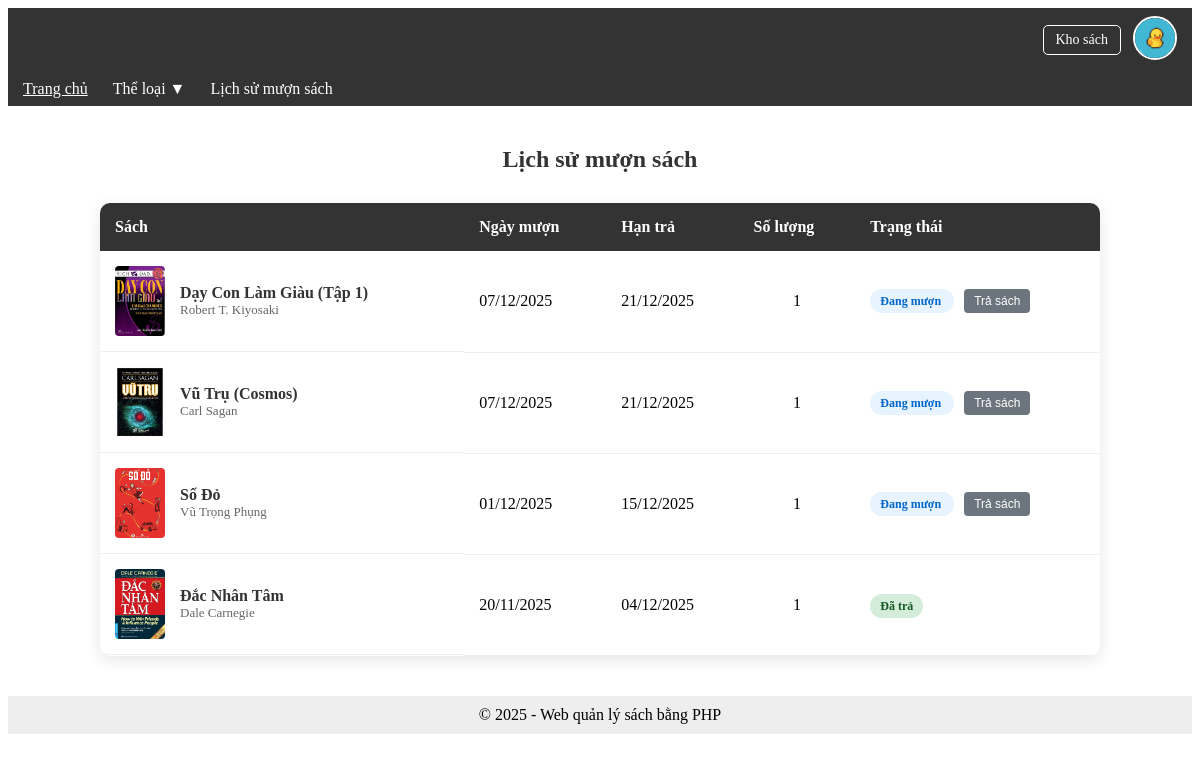
Screenshot of /views/books/history.php (signed in) with the database file from the repository.
### tables this page shows
CREATE TABLE IF NOT EXISTS `borrow_records` (
  `id` int NOT NULL AUTO_INCREMENT,
  `user_id` int NOT NULL,
  `book_id` int NOT NULL,
  `borrow_date` date NOT NULL,
  `return_date_due` date NOT NULL,
  `return_date_actual` date DEFAULT NULL,
  `status` enum('borrowed','returned','overdue','lost') NOT NULL DEFAULT 'borrowed',
  `quantity` int DEFAULT '1',
  PRIMARY KEY (`id`),
  KEY `user_id` (`user_id`),
  KEY `book_id` (`book_id`)
);

CREATE TABLE IF NOT EXISTS `books` (
  `id` int NOT NULL AUTO_INCREMENT,
  `title` varchar(255) NOT NULL,
  `author` varchar(255) DEFAULT NULL,
  `publish_year` int DEFAULT NULL,

  `image` varchar(255) DEFAULT NULL,
  `created_at` timestamp NULL DEFAULT CURRENT_TIMESTAMP,
  `category` varchar(100) NOT NULL,
  `quantity` int NOT NULL DEFAULT '10',
  PRIMARY KEY (`id`)
);

### models/BorrowRecord.php (called while the page is built, shortened)
<?php
require_once __DIR__ . "/../config/database.php";
class BorrowRecord {
    private $conn;
    public function __construct() {
        $db = new Database();
        $this->conn = $db->connect();
        $this->createTableIfNotExists();
    }
    private function createTableIfNotExists() {
        $sql = "CREATE TABLE IF NOT EXISTS borrow_records (
            id INT NOT NULL AUTO_INCREMENT,
            user_id INT NOT NULL,
            book_id INT NOT NULL,
            borrow_date DATE NOT NULL,
            return_date_due DATE NOT NULL,
            return_date_actual DATE,
            status ENUM('borrowed', 'returned', 'overdue') DEFAULT 'borrowed',
            quantity INT DEFAULT 1,
            created_at TIMESTAMP DEFAULT CURRENT_TIMESTAMP,
            PRIMARY KEY (id)
        ) ENGINE=MyISAM DEFAULT CHARSET=utf8mb4 COLLATE=utf8mb4_0900_ai_ci";
        try {
            $this->conn->exec($sql);
            $checkSql = "SHOW COLUMNS FROM borrow_records LIKE 'quantity'";
            $stmt = $this->conn->prepare($checkSql);
            $stmt->execute();
        } catch (PDOException $e) {
        }
    }
    public function getByUser($userId) {
        $sql = "SELECT br.*, b.title, b.image, b.author
                FROM borrow_records br
                JOIN books b ON br.book_id = b.id
                WHERE br.user_id = :user_id
                ORDER BY br.borrow_date DESC";
        $stmt = $this->conn->prepare($sql);
        $stmt->bindParam(":user_id", $userId);
        $stmt->execute();
        return $stmt->fetchAll(PDO::FETCH_ASSOC);
    }
}

### config/database.php (called while the page is built, shortened)
<?php
class Database {
    private $host = "localhost";
    private $db_name = "bookdb";
    private $username = "root";
    private $password = "";
    public function connect() {
        $this->conn = null;
        try {
            $this->conn = new PDO("mysql:host=$this->host;dbname=$this->db_name;charset=utf8",
                                  $this->username,
                                  $this->password);
            $this->conn->setAttribute(PDO::ATTR_ERRMODE, PDO::ERRMODE_EXCEPTION);
        } catch (PDOException $e) {
            echo "Kết nối thất bại: " . $e->getMessage();
        }
        return $this->conn;
    }
}

### views/books/history.php (the view, shortened to what this page needs)
<?php
include "../../includes/header.php";
include "../../includes/navbar.php";
require_once "../../models/BorrowRecord.php";
$borrowRecordModel = new BorrowRecord();
$records = $borrowRecordModel->getByUser($_SESSION["user_id"]);
?>
<div class="history-container">
    <h2 class="history-title">Lịch sử mượn sách</h2>
    <?php if (count($records) > 0): ?>
        <div class="history-table-wrapper">
            <table class="history-table">
                <thead>
                    <tr>
                        <th>Sách</th>
                        <th>Ngày mượn</th>
                        <th>Hạn trả</th>
                        <th>Số lượng</th>
                        <th>Trạng thái</th>
                    </tr>
                </thead>
                <tbody>
                    <?php foreach ($records as $record): ?>
                        <tr>
                            <td class="book-cell">
                                <?php if (!empty($record['image'])): ?>
                                    <img src="../../assets/uploads/<?php echo htmlspecialchars($record['image']); ?>" alt="Book">
                                <?php else: ?>
                                    <div style="width: 50px; height: 70px; background: #eee;"></div>
                                <?php endif; ?>
                                <div>
                                    <div class="book-title"><?php echo htmlspecialchars($record['title']); ?></div>
                                    <div class="book-author"><?php echo htmlspecialchars($record['author'] ?? ''); ?></div>
                                </div>
                            </td>
                            <td><?php echo date('d/m/Y', strtotime($record['borrow_date'])); ?></td>
                            <td><?php echo date('d/m/Y', strtotime($record['return_date_due'])); ?></td>
                            <td align="center">
                                <?php echo isset($record['quantity']) ? $record['quantity'] : 1; ?>
                            </td>
                            <td>
                                <?php
                                    $statusClass = '';
                                    $statusText = '';
                                    switch($record['status']) {
                                        case 'borrowed':
                                            $statusClass = 'status-borrowed';
                                            $statusText = 'Đang mượn';
                                            break;
                                        case 'returned':
                                            $statusClass = 'status-returned';
                                            $statusText = 'Đã trả';
                                            break;
                                    }
                                ?>
                                <span class="status-badge <?php echo $statusClass; ?>">
                                    <?php echo $statusText; ?>
                                </span>
                                <?php if ($record['status'] == 'borrowed'): ?>
                                    <form action="../../controllers/LibraryController.php?action=return" method="POST" style="display:inline-block; margin-left: 10px;">
                                        <button type="submit" class="btn-return" onclick="return confirm('Bạn có chắc muốn trả cuốn sách này?')">Trả sách</button>
                                    </form>
                                <?php endif; ?>
                            </td>
                        </tr>
                    <?php endforeach; ?>
                </tbody>
            </table>
        </div>
    <?php else: ?>
        <div class="empty-history">
            Bạn chưa mượn cuốn sách nào.
        </div>
    <?php endif; ?>
</div>
<?php include "../../includes/footer.php"; ?>

### views/books/history.php (style rules this page uses)
.history-container { max-width: 1000px; margin: 40px auto; padding: 0 20px; }
.history-title { text-align: center; margin-bottom: 30px; color: #333; }
.history-table-wrapper { background: white; border-radius: 10px; box-shadow: 0 4px 15px rgba(0,0,0,0.1); overflow: hidden; }
.history-table { width: 100%; border-collapse: collapse; }
.history-table th { background: #333; color: white; padding: 15px; text-align: left; }
.history-table td { padding: 15px; border-bottom: 1px solid #eee; vertical-align: middle; }
.book-cell { display: flex; align-items: center; gap: 15px; }
.book-cell img { width: 50px; height: 70px; object-fit: cover; border-radius: 4px; }
.book-title { font-weight: bold; color: #333; }
.book-author { font-size: 13px; color: #666; }
.status-badge { padding: 5px 10px; border-radius: 15px; font-size: 12px; font-weight: bold; }
.status-borrowed { background: #e7f3ff; color: #0066cc; }
.status-returned { background: #d4edda; color: #155724; }
.btn-return { background: #6c757d; color: white; padding: 5px 10px; border: none; border-radius: 4px; font-size: 12px; cursor: pointer; transition: background 0.2s; }

### rows the page displays
borrow_records: book.image (picture), book.title "Dạy Con Làm Giàu (Tập 1)", book.author "Robert T. Kiyosaki", borrow_date "07/12/2025", return_date_due "21/12/2025", quantity "1", status "Đang mượn"
borrow_records: book.image (picture), book.title "Vũ Trụ (Cosmos)", book.author "Carl Sagan", borrow_date "07/12/2025", return_date_due "21/12/2025", quantity "1", status "Đang mượn"
borrow_records: book.image (picture), book.title "Số Đỏ", book.author "Vũ Trọng Phụng", borrow_date "01/12/2025", return_date_due "15/12/2025", quantity "1", status "Đang mượn"
borrow_records: book.image (picture), book.title "Đắc Nhân Tâm", book.author "Dale Carnegie", borrow_date "20/11/2025", return_date_due "04/12/2025", quantity "1", status "Đã trả"
